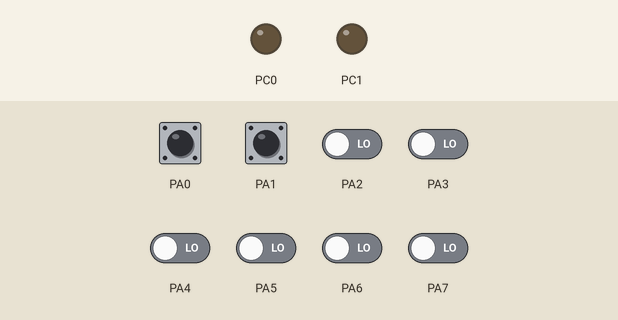
Recording of a program running on a simulated ATmega32, built with avr-gcc and emulated at 1 MHz. On the bench: output pins drawn as LEDs (lit = HIGH). Inputs (shaded band) come from the test bench; at power-on: PA0, PA1 HIGH, PA2–7 LOW.

Above: at 1.2 s.
1.3 s: PA0 pulled LOW for 0.15 s
At 1.37 s:
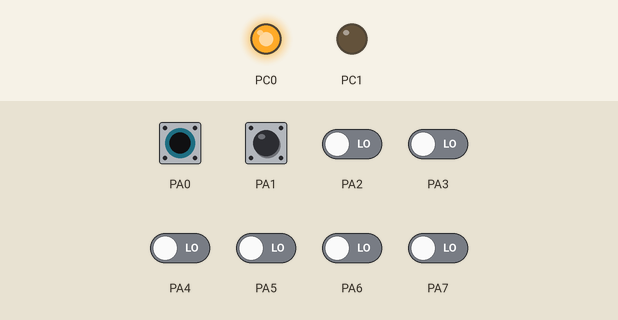
2.9 s: PA1 pulled LOW for 0.15 s
At 2.97 s:
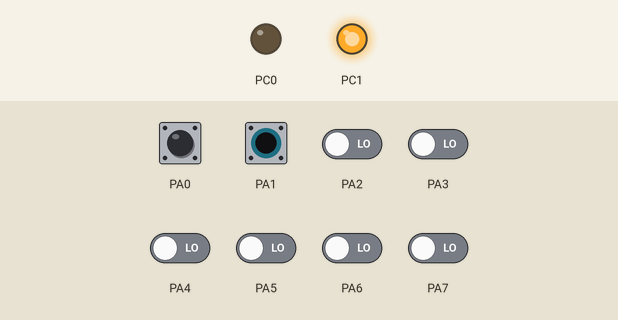
4.5 s: PA0 driven LOW and PA1 driven LOW
At 5.4 s:
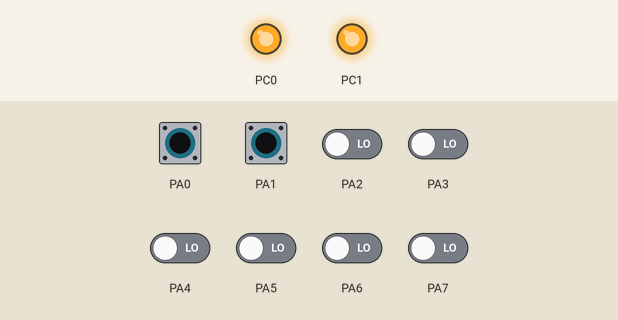
6.0 s: PA0 driven HIGH
At 6.6 s:
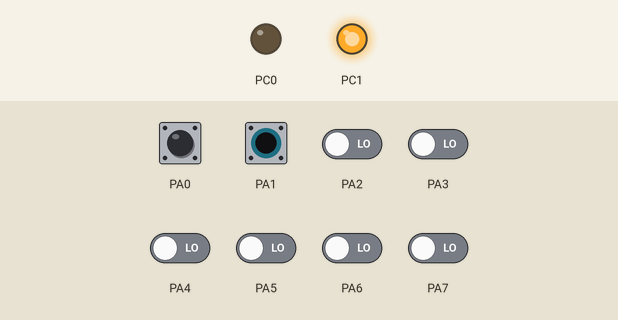
7.5 s: PA0 driven LOW
At 8.9 s:
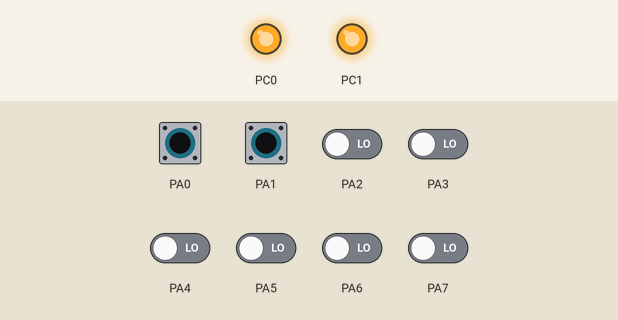
Timing chart, 0 to 10.0 s (numbered marks = the images above; inputs shaded):
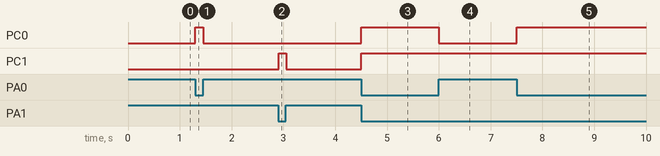

Measured:
- after the input at 1.3 s, PC0: LOW → HIGH at once, → LOW 0.15 s later
- after the input at 2.9 s, PC1: LOW → HIGH at once, → LOW 0.15 s later
- after the input at 4.5 s, PC0, PC1: LOW → HIGH at once
- after the input at 6.0 s, PC0: HIGH → LOW at once
- after the input at 7.5 s, PC0: LOW → HIGH at once

The program:

main.c
```c
#define F_CPU 1000000		// Ustawiam czêstotliwo æ na tê w labolatorium
#include <avr/io.h>			// Do³¹czam potrzebne biblioteki
#include <avr/interrupt.h>

volatile char buttons = 0;	// Tworzê zmienn¹ do zapamiêtania stanu PINA

ISR (TIMER0_COMP_vect) {    // Przerwanie TIMER0 co 5ms
	buttons = ~PINA; // Zapamiêtujê zanegowany stan PIN
}

int main(void)
{
	DDRC |= 0x03;		// Ustawiam pin 0 i 1 PORTA jako wyjscie

	PORTA |= 0x03;	   	// Podci¹gam przyciski pod zasilanie

	OCR0 = 5;          	// ustawienie momentu przerwania na 5 (oko³o 5ms)

	TIMSK |= 0x02;     	// w³¹czenie przerwania TIMER0

	//	W³¹czam timer 0 w trybie CTC z preskalerem 1/1024
	TCCR0 |= 1 << WGM01 | 1 << CS02 | 1 << CS00;

	sei();             	// w³¹czam obs³ugê przerwañ

	while (1)
	{
		// Zmieniam stan tylko dwóch pod³¹czonych LEDów w PORTC
		PORTC = (PORTC & 0xFC) | (buttons & 0x03);
	}
}
```
